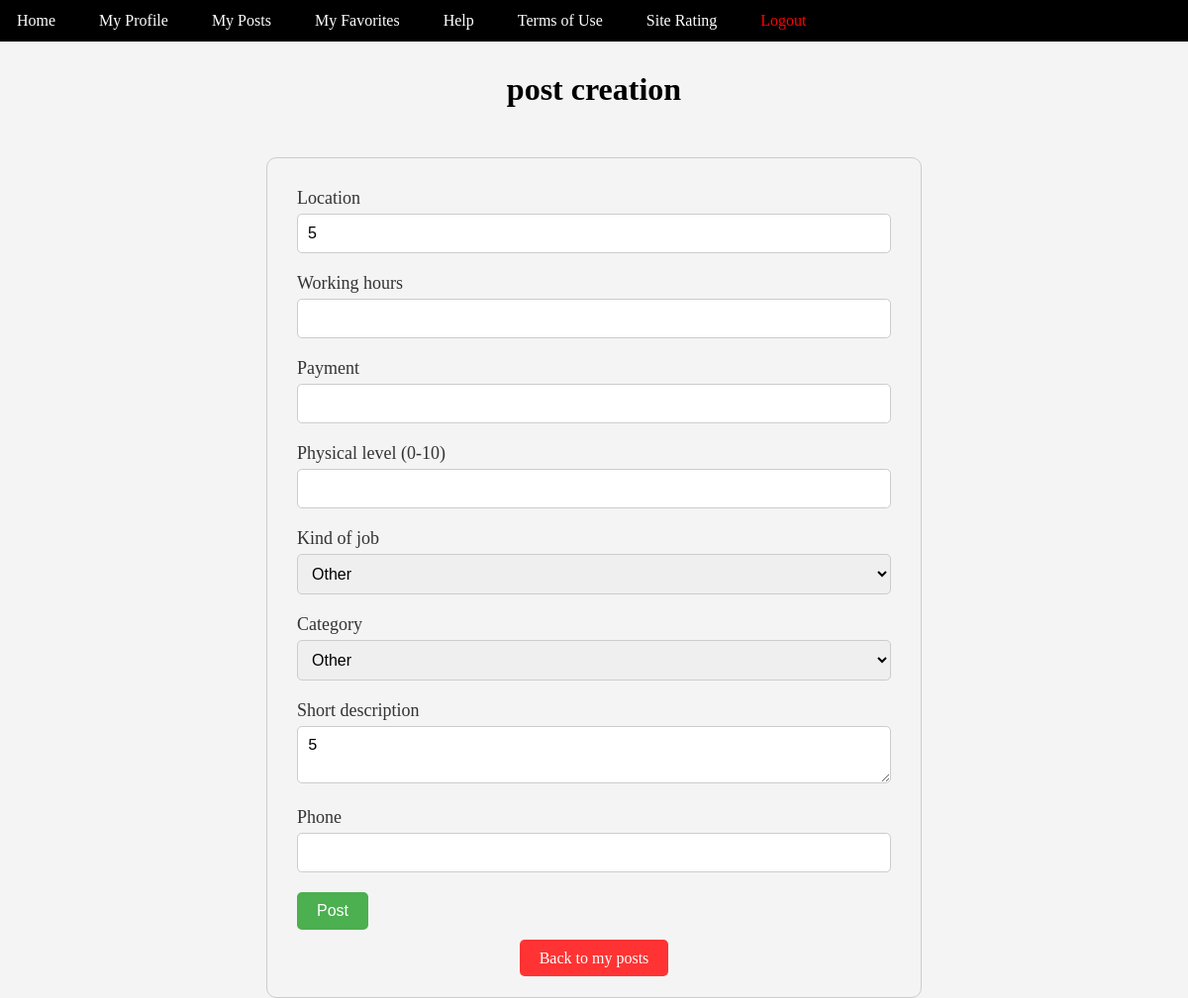
Page /edit_post/10/ on the earlier database version.
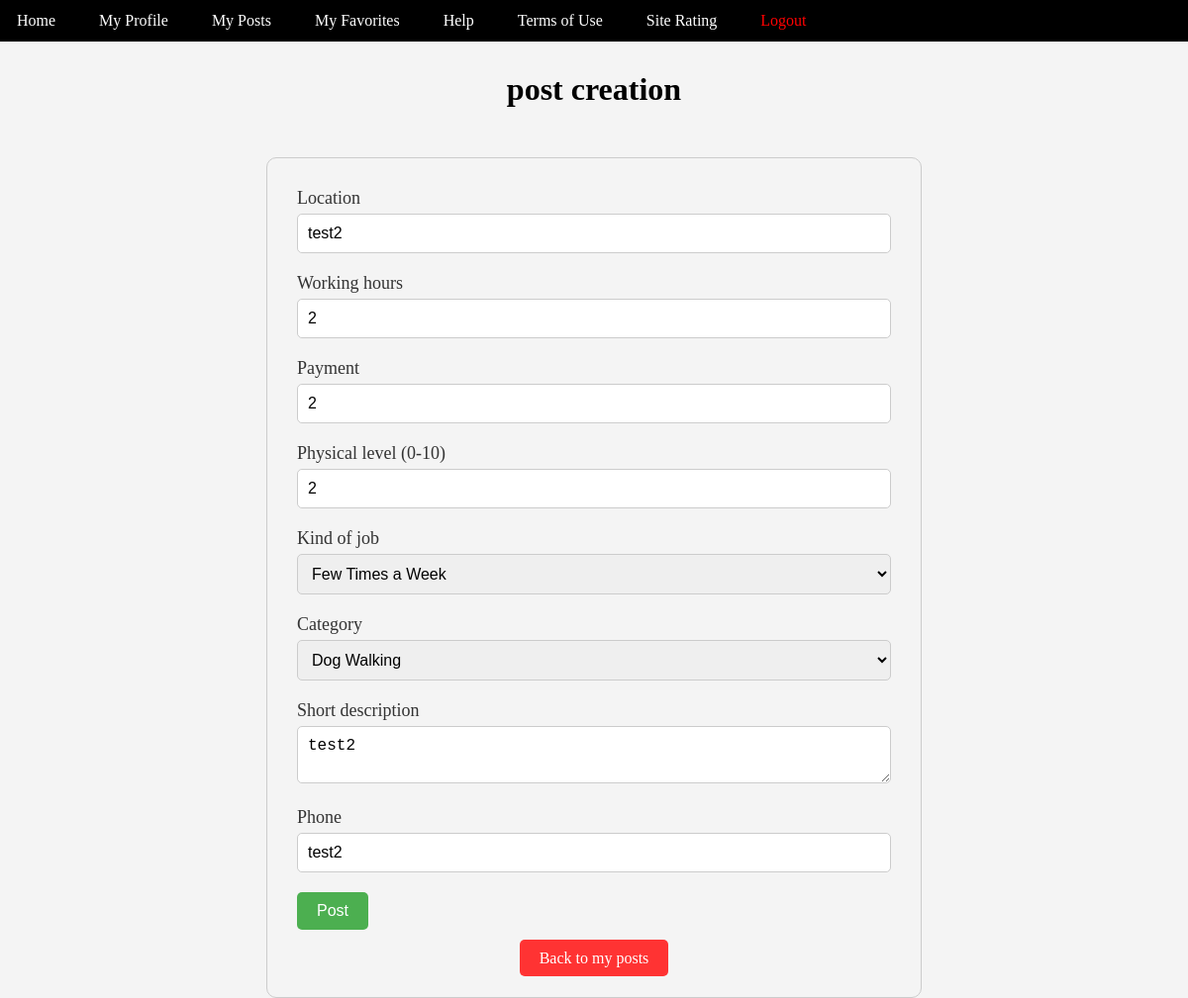
Same page on the later database version.
### posts/models.py (models this page shows)
class Post(models.Model):
    mail = models.EmailField(null=True, blank=True)
    description = models.TextField(null=True, blank=True)
    location = models.TextField(null=True, blank=True)
    payment = models.TextField(null=True, blank=True)
    work_hours = models.TextField(null=True, blank=True)
    phys_lvl = models.IntegerField(null=True, blank=True)
    kind_of_job = models.TextField(null=True, blank=True)
    category = models.TextField(null=True, blank=True)
    phone = models.TextField(null=True, blank=True)

### project/views.py (the view)
# urls.py: path('edit_post/<int:post_id>/', views.edit_post, name='edit_post'),
def edit_post(request, post_id):
    p=Post.objects.get(id=post_id)
    context = {
        'post_id': post_id,
        'post':p,
    }
    return render(request, 'create_post.html', context)

### templates/create_post.html (shortened to what this page needs)
<!DOCTYPE html>
<html lang="en">
<head>
</head>
<body>
    {% extends 'toolbar.html' %}
    {% block content %}
    <h1>post creation</h1>
    <div class="form-container">
        <form id="myForm" method="POST" action="{% url 'create_post_button' %}">
            <div class="form-group">
                <label for="location">Location</label>
                <input type="text" id="location" name="location"  value="{{ post.location|default_if_none:'' }}">
            </div>
            <div class="form-group">
                <label for="work_hours">Working hours</label>
                <input type="text" id="work_hours" name="work_hours" value="{{ post.work_hours|default_if_none:'' }}">
            </div>
            <div class="form-group">
                <label for="payment">Payment</label>
                <input type="text" id="payment" name="payment" value="{{ post.payment|default_if_none:'' }}">
            </div>
            <div class="form-group">
                <label for="phys_lvl">Physical level (0-10)</label>
                <input type="number" id="phys_lvl" name="phys_lvl" min="0" max="10" value="{{ post.phys_lvl|default_if_none:'' }}">
            </div>
            <div class="form-group">
    <label for="kind_of_job">Kind of job</label>
    <select id="kind_of_job" name="kind_of_job">
        <option value="other">Other</option>
        <option value="few times a week" {% if post.kind_of_job == 'few times a week' %}selected="selected"{% endif %}>Few Times a Week</option>
    </select>
</div>
<div class="form-group">
    <label for="category">Category</label>
    <select id="category" name="category">
        <option value="other">Other</option>
        <option value="dog walking" {% if post.category == 'dog walking' %}selected="selected"{% endif %}>Dog Walking</option>
    </select>
</div>
<div class="form-group">
    <label for="description">Short description</label>
    <textarea id="description" name="description" maxlength="30">{{ post.description|default_if_none:'' }}</textarea>
</div>
            <div class="form-group">
                <label for="phone">Phone</label>
                <input type="text" id="phone" name="phone" value="{{ post.phone|default_if_none:'' }}">
            </div>
            <button type="submit" class="save-button">Post</button>
        </form>
        <div class="button-container">
            <a href="{% url 'myposts' %}" class="back-button">Back to my posts</a>
        </div>
    </div>
</body>
</html>
    {% endblock %}

Differences in the rows shown:
changed Post: location "5" → "test2"; work_hours (not shown) → "2"; payment (not shown) → "2"; phys_lvl (not shown) → "2"; kind_of_job (not shown) → "Few Times a Week"; category (not shown) → "Dog Walking"; description "5" → "test2"; phone (not shown) → "test2"
Other differences:
form field kind_of_job: "Other" → (not shown)
form field category: "Other" → (not shown)
